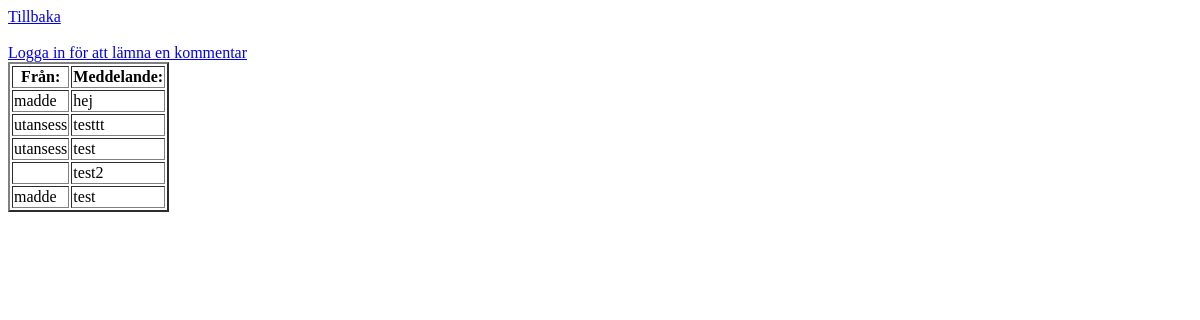
The page /comment.php on the database as committed earlier.
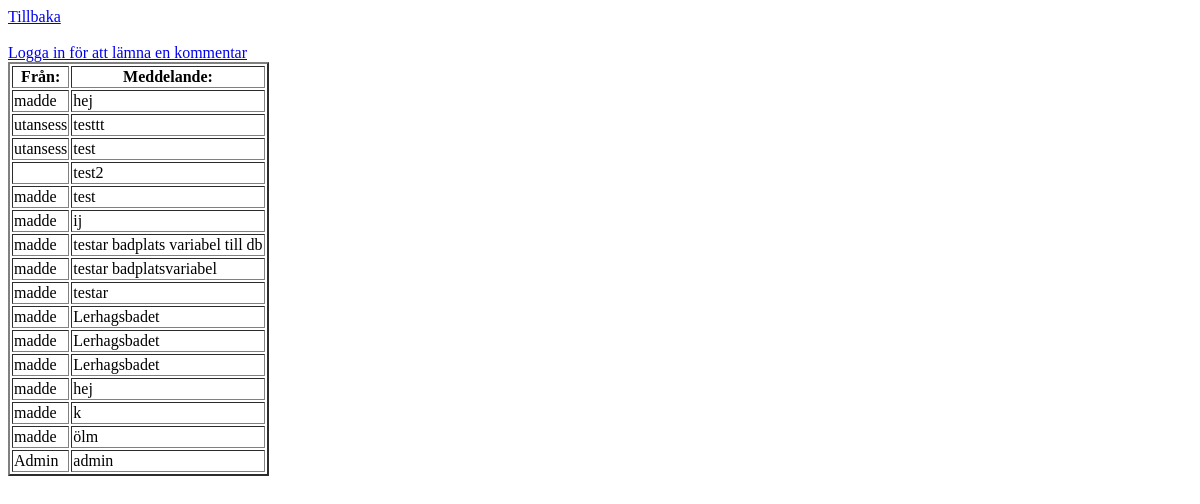
The same page on the database as committed later.
### tables this page shows
CREATE TABLE "Comments" (
	"Name"	TEXT,
	"Message"	TEXT,
	"Id"	INTEGER PRIMARY KEY AUTOINCREMENT,
	"Badplats"	TEXT
);

### comment.php (the view, shortened to what this page needs)
 <html>
<head>
   <a href="index.php" class="btn">Tillbaka </a>
</head>
<body>
 <br></br>
    <?php
$db = new SQLite3("./db/project.db");
 ?>
<a href="login.php" class="btn">Logga in för att lämna en kommentar </a>
</body>
</html>
<table class ="gridtable" border= "2">
 <tr>
    <th> Från: </th>
    <th> Meddelande: </th>
    </tr>
<?php
$result = $db->query ("SELECT * From Comments");
while ($row = $result->fetchArray())
 {
        echo "<tr>";
        echo "<td>" . $row["Name"]. "</td>";
        echo "<td>" . $row["Message"]. "</td>";
        echo "</tr>";
 }
 ?>

Rows that differ between the two databases and show on the page:
added comments: Name "madde", Message "ij"
added comments: Name "madde", Message "testar badplats variabel till db"
added comments: Name "madde", Message "testar badplatsvariabel"
added comments: Name "madde", Message "testar"
added comments: Name "madde", Message "Lerhagsbadet"
added comments: Name "madde", Message "Lerhagsbadet"
added comments: Name "madde", Message "Lerhagsbadet"
added comments: Name "madde", Message "hej"
added comments: Name "madde", Message "k"
added comments: Name "madde", Message "ölm"
added comments: Name "Admin", Message "admin"
